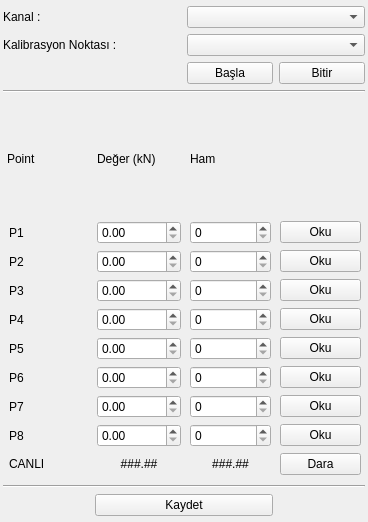
                     <widget class="QWidget" name="wdg_calib">
                      <property name="geometry">
                       <rect>
                        <x>0</x>
                        <y>-183</y>
                        <width>368</width>
                        <height>522</height>
                       </rect>
                      </property>
                      <layout class="QGridLayout" name="gridLayout_12" rowstretch="1,0,0,0,0,0,0" columnstretch="1,1,1,1">
                       <property name="leftMargin">
                        <number>3</number>
                       </property>
                       <property name="topMargin">
                        <number>6</number>
                       </property>
                       <property name="rightMargin">
                        <number>3</number>
                       </property>
                       <property name="bottomMargin">
                        <number>6</number>
                       </property>
                       <item row="0" column="0" colspan="2">
                        <widget class="QLabel" name="label_74">
                         <property name="text">
                          <string>Kanal :</string>
                         </property>
                        </widget>
                       </item>
                       <item row="3" column="0" colspan="4">
                        <widget class="Line" name="line_5">
                         <property name="orientation">
                          <enum>Qt::Horizontal</enum>
                         </property>
                        </widget>
                       </item>
                       <item row="5" column="0" colspan="4">
                        <widget class="Line" name="line_6">
                         <property name="orientation">
                          <enum>Qt::Horizontal</enum>
                         </property>
                        </widget>
                       </item>
                       <item row="6" column="1" colspan="2">
                        <widget class="QPushButton" name="pushButton_save_all_cal_data">
                         <property name="cursor">
                          <cursorShape>PointingHandCursor</cursorShape>
                         </property>
                         <property name="text">
                          <string>Kaydet</string>
                         </property>
                        </widget>
                       </item>
                       <item row="1" column="0" colspan="2">
                        <widget class="QLabel" name="label_75">
                         <property name="text">
                          <string>Kalibrasyon Noktası :</string>
                         </property>
                        </widget>
                       </item>
                       <item row="0" column="2" colspan="2">
                        <widget class="QComboBox" name="comboBox_channel_no">
                         <property name="cursor">
                          <cursorShape>PointingHandCursor</cursorShape>
                         </property>
                        </widget>
                       </item>
                       <item row="1" column="2" colspan="2">
                        <widget class="QComboBox" name="comboBox_cal_point_number">
                         <property name="cursor">
                          <cursorShape>PointingHandCursor</cursorShape>
                         </property>
                        </widget>
                       </item>
                       <item row="2" column="2">
                        <widget class="QPushButton" name="pushButton_start">
                         <property name="cursor">
                          <cursorShape>PointingHandCursor</cursorShape>
                         </property>
                         <property name="text">
                          <string>Başla</string>
                         </property>
                        </widget>
                       </item>
                       <item row="2" column="3">
                        <widget class="QPushButton" name="pushButton_stop">
                         <property name="cursor">
                          <cursorShape>PointingHandCursor</cursorShape>
                         </property>
                         <property name="text">
                          <string>Bitir</string>
                         </property>
                        </widget>
                       </item>
                       <item row="4" column="0" colspan="4">
                        <widget class="QWidget" name="widget" native="true">
                         <layout class="QGridLayout" name="gridLayout_13" rowstretch="1,1,1,1,1,1,1,1,1,1" columnstretch="1,1,1,1">
                          <property name="leftMargin">
                           <number>4</number>
                          </property>
                          <property name="topMargin">
                           <number>4</number>
                          </property>
                          <property name="rightMargin">
                           <number>4</number>
                          </property>
                          <property name="bottomMargin">
                           <number>4</number>
                          </property>
                          <property name="horizontalSpacing">
                           <number>9</number>
                          </property>
                          <item row="0" column="0">
                           <widget class="QLabel" name="label_60">
                            <property name="text">
                             <string>Point</string>
                            </property>
                           </widget>
                          </item>
                          <item row="0" column="1">
                           <widget class="QLabel" name="txt_value">
                            <property name="text">
                             <string>Değer (kN)</string>
                            </property>
                           </widget>
                          </item>
                          <item row="0" column="2">
                           <widget class="QLabel" name="label_62">
                            <property name="text">
                             <string>Ham</string>
                            </property>
                           </widget>
                          </item>
                          <item row="1" column="0">
                           <widget class="QLabel" name="label_63">
                            <property name="text">
                             <string>P1</string>
                            </property>
                            <property name="indent">
                             <number>2</number>
                            </property>
                           </widget>
                          </item>
                          <item row="1" column="1">
                           <widget class="QDoubleSpinBox" name="doubleSpinBox_cal_point_value_1">
                            <property name="maximum">
                             <double>999999.000000000000000</double>
                            </property>
                            <property name="singleStep">
                             <double>0.100000000000000</double>
                            </property>
                           </widget>
                          </item>
                          <item row="1" column="2">
                           <widget class="QSpinBox" name="doubleSpinBox_cal_point_value_9">
                            <property name="maximum">
                             <number>999999</number>
                            </property>
                           </widget>
                          </item>
                          <item row="1" column="3">
                           <widget class="QPushButton" name="pushButton_read_cal_point_1">
                            <property name="cursor">
                             <cursorShape>PointingHandCursor</cursorShape>
                            </property>
                            <property name="text">
                             <string>Oku</string>
                            </property>
                           </widget>
                          </item>
                          <item row="2" column="0">
                           <widget class="QLabel" name="label_64">
                            <property name="text">
                             <string>P2</string>
                            </property>
                            <property name="indent">
                             <number>2</number>
                            </property>
                           </widget>
                          </item>
                          <item row="2" column="1">
                           <widget class="QDoubleSpinBox" name="doubleSpinBox_cal_point_value_2">
                            <property name="maximum">
                             <double>999999.000000000000000</double>
                            </property>
                            <property name="singleStep">
                             <double>0.100000000000000</double>
                            </property>
                           </widget>
                          </item>
                          <item row="2" column="2">
                           <widget class="QSpinBox" name="doubleSpinBox_cal_point_value_10">
                            <property name="maximum">
                             <number>999999</number>
                            </property>
                           </widget>
                          </item>
                          <item row="2" column="3">
                           <widget class="QPushButton" name="pushButton_read_cal_point_2">
                            <property name="cursor">
                             <cursorShape>PointingHandCursor</cursorShape>
                            </property>
                            <property name="text">
                             <string>Oku</string>
                            </property>
                           </widget>
                          </item>
                          <item row="3" column="0">
                           <widget class="QLabel" name="label_65">
                            <property name="text">
                             <string>P3</string>
                            </property>
                            <property name="indent">
                             <number>2</number>
                            </property>
                           </widget>
                          </item>
                          <item row="3" column="1">
                           <widget class="QDoubleSpinBox" name="doubleSpinBox_cal_point_value_3">
                            <property name="maximum">
                             <double>999999.000000000000000</double>
                            </property>
                            <property name="singleStep">
                             <double>0.100000000000000</double>
                            </property>
                           </widget>
                          </item>
                          <item row="3" column="2">
                           <widget class="QSpinBox" name="doubleSpinBox_cal_point_value_11">
                            <property name="maximum">
                             <number>999999</number>
                            </property>
                           </widget>
                          </item>
                          <item row="3" column="3">
                           <widget class="QPushButton" name="pushButton_read_cal_point_3">
                            <property name="cursor">
                             <cursorShape>PointingHandCursor</cursorShape>
                            </property>
                            <property name="text">
                             <string>Oku</string>
                            </property>
                           </widget>
                          </item>
                          <item row="4" column="0">
                           <widget class="QLabel" name="label_66">
                            <property name="text">
                             <string>P4</string>
                            </property>
                            <property name="indent">
                             <number>2</number>
                            </property>
                           </widget>
                          </item>
                          <item row="4" column="1">
                           <widget class="QDoubleSpinBox" name="doubleSpinBox_cal_point_value_4">
                            <property name="maximum">
                             <double>999999.000000000000000</double>
                            </property>
                            <property name="singleStep">
                             <double>0.100000000000000</double>
                            </property>
                           </widget>
                          </item>
                          <item row="4" column="2">
                           <widget class="QSpinBox" name="doubleSpinBox_cal_point_value_12">
                            <property name="maximum">
                             <number>999999</number>
                            </property>
                           </widget>
                          </item>
                          <item row="4" column="3">
                           <widget class="QPushButton" name="pushButton_read_cal_point_4">
                            <property name="cursor">
                             <cursorShape>PointingHandCursor</cursorShape>
                            </property>
                            <property name="text">
                             <string>Oku</string>
                            </property>
                           </widget>
                          </item>
                          <item row="5" column="0">
                           <widget class="QLabel" name="label_67">
                            <property name="text">
                             <string>P5</string>
                            </property>
                            <property name="indent">
                             <number>2</number>
                            </property>
                           </widget>
                          </item>
                          <item row="5" column="1">
                           <widget class="QDoubleSpinBox" name="doubleSpinBox_cal_point_value_5">
                            <property name="maximum">
                             <double>999999.000000000000000</double>
                            </property>
                            <property name="singleStep">
                             <double>0.100000000000000</double>
                            </property>
                           </widget>
                          </item>
                          <item row="5" column="2">
                           <widget class="QSpinBox" name="doubleSpinBox_cal_point_value_13">
                            <property name="maximum">
                             <number>999999</number>
                            </property>
                           </widget>
                          </item>
                          <item row="5" column="3">
                           <widget class="QPushButton" name="pushButton_read_cal_point_5">
                            <property name="cursor">
                             <cursorShape>PointingHandCursor</cursorShape>
                            </property>
                            <property name="text">
                             <string>Oku</string>
                            </property>
                           </widget>
                          </item>
                          <item row="6" column="0">
                           <widget class="QLabel" name="label_68">
                            <property name="text">
                             <string>P6</string>
                            </property>
                            <property name="indent">
                             <number>2</number>
                            </property>
                           </widget>
                          </item>
                          <item row="6" column="1">
                           <widget class="QDoubleSpinBox" name="doubleSpinBox_cal_point_value_6">
                            <property name="maximum">
                             <double>999999.000000000000000</double>
                            </property>
                            <property name="singleStep">
                             <double>0.100000000000000</double>
                            </property>
                           </widget>
                          </item>
                          <item row="6" column="2">
                           <widget class="QSpinBox" name="doubleSpinBox_cal_point_value_14">
                            <property name="maximum">
                             <number>999999</number>
                            </property>
                           </widget>
                          </item>
                          <item row="6" column="3">
                           <widget class="QPushButton" name="pushButton_read_cal_point_6">
                            <property name="cursor">
                             <cursorShape>PointingHandCursor</cursorShape>
                            </property>
                            <property name="text">
                             <string>Oku</string>
                            </property>
                           </widget>
                          </item>
                          <item row="7" column="0">
                           <widget class="QLabel" name="label_69">
                            <property name="text">
                             <string>P7</string>
                            </property>
                            <property name="indent">
                             <number>2</number>
                            </property>
                           </widget>
                          </item>
                          <item row="7" column="1">
                           <widget class="QDoubleSpinBox" name="doubleSpinBox_cal_point_value_7">
                            <property name="maximum">
                             <double>999999.000000000000000</double>
                            </property>
                            <property name="singleStep">
                             <double>0.100000000000000</double>
                            </property>
                           </widget>
                          </item>
                          <item row="7" column="2">
                           <widget class="QSpinBox" name="doubleSpinBox_cal_point_value_15">
                            <property name="maximum">
                             <number>999999</number>
                            </property>
                           </widget>
                          </item>
                          <item row="7" column="3">
                           <widget class="QPushButton" name="pushButton_read_cal_point_7">
                            <property name="cursor">
                             <cursorShape>PointingHandCursor</cursorShape>
                            </property>
                            <property name="text">
                             <string>Oku</string>
                            </property>
                           </widget>
                          </item>
                          <item row="8" column="0">
                           <widget class="QLabel" name="label_70">
                            <property name="text">
                             <string>P8</string>
                            </property>
                            <property name="indent">
                             <number>2</number>
                            </property>
                           </widget>
                          </item>
                          <item row="8" column="1">
                           <widget class="QDoubleSpinBox" name="doubleSpinBox_cal_point_value_8">
                            <property name="maximum">
                             <double>999999.000000000000000</double>
                            </property>
                            <property name="singleStep">
                             <double>0.100000000000000</double>
                            </property>
                           </widget>
                          </item>
                          <item row="8" column="2">
                           <widget class="QSpinBox" name="doubleSpinBox_cal_point_value_16">
                            <property name="maximum">
                             <number>999999</number>
                            </property>
                           </widget>
                          </item>
                          <item row="8" column="3">
                           <widget class="QPushButton" name="pushButton_read_cal_point_8">
                            <property name="cursor">
                             <cursorShape>PointingHandCursor</cursorShape>
                            </property>
                            <property name="text">
                             <string>Oku</string>
                            </property>
                           </widget>
                          </item>
                          <item row="9" column="0">
                           <widget class="QLabel" name="label_71">
                            <property name="text">
                             <string>CANLI</string>
                            </property>
                            <property name="indent">
                             <number>2</number>
                            </property>
                           </widget>
                          </item>
                          <item row="9" column="1">
                           <widget class="QLabel" name="label_calibrated">
                            <property name="text">
                             <string>###.##</string>
                            </property>
                            <property name="alignment">
                             <set>Qt::AlignCenter</set>
                            </property>
                           </widget>
                          </item>
                          <item row="9" column="2">
                           <widget class="QLabel" name="label_adc_channel_raw_data">
                            <property name="text">
                             <string>###.##</string>
                            </property>
                            <property name="alignment">
                             <set>Qt::AlignCenter</set>
                            </property>
                           </widget>
                          </item>
                          <item row="9" column="3">
                           <widget class="QPushButton" name="pushButton_tare_in_calibration">
                            <property name="cursor">
                             <cursorShape>PointingHandCursor</cursorShape>
                            </property>
                            <property name="text">
                             <string>Dara</string>
                            </property>
                           </widget>
                          </item>
                         </layout>
                        </widget>
                       </item>
                      </layout>
                     </widget>
